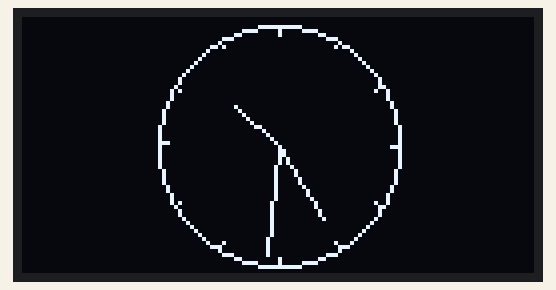
A program run on a simulated ESP32. Shown: 128×64 one-colour display. WiFi joins after 1.5 s; servers stay silent unless stated; the local clock reads 2024-03-15 10:24:30 at power-on unless the program sets it.

Above: at 1.7 s.
At 5.8 s:
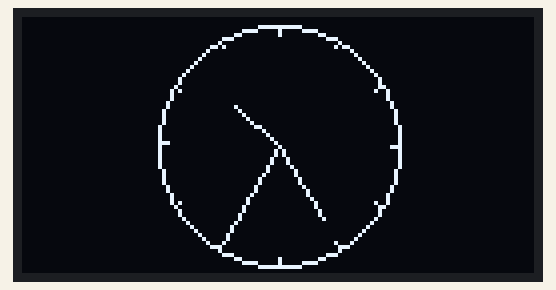
At 10.9 s:
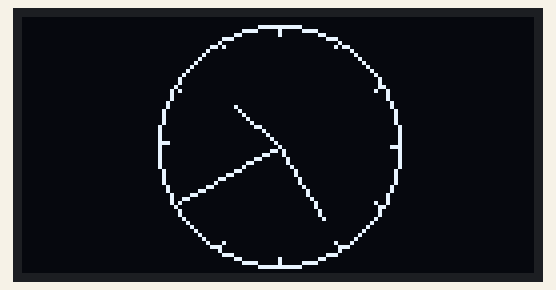
At 20.1 s:
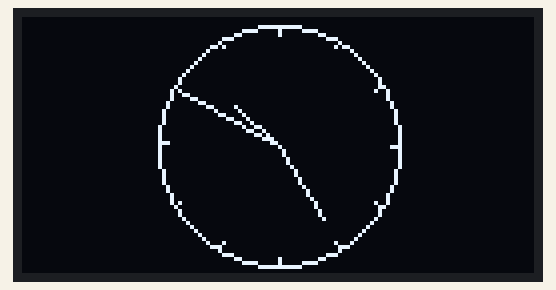
At 29.4 s:
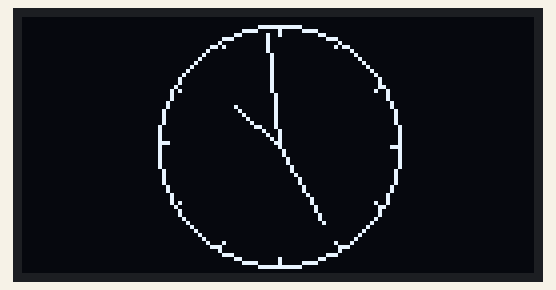
At 38.6 s:
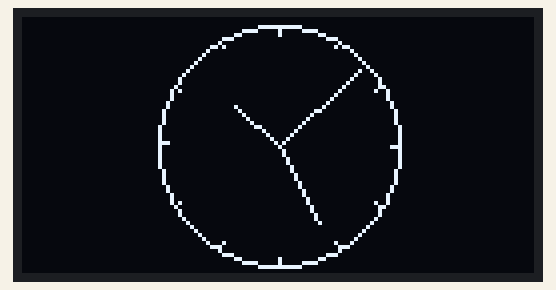

The program:

main.cpp
```cpp
#include <Arduino.h>
#include <WiFi.h>
#include <WiFiUdp.h>
#include <WebServer.h>
#include "time.h"
#include <Wire.h>
#include <Adafruit_GFX.h>
#include <Adafruit_SSD1306.h>

// The OLED part
#define SCREEN_WIDTH 128
#define SCREEN_HEIGHT 64
#define OLED_RESET   -1
Adafruit_SSD1306 display(SCREEN_WIDTH, SCREEN_HEIGHT, &Wire, OLED_RESET);

// wifi ssid and password
const char* ssid = "Wokwi-GUEST";
const char* password = "";

// The NTP Client settings
const char* ntpServer = "pool.ntp.org";
const long gmtOffset_sec = 3600;
const int daylightOffset_sec = 0;

// The NTP Server settings
WiFiUDP udp;
const int NTP_PORT = 123;
const int NTP_PACKET_SIZE = 48;
byte ntpPacket[NTP_PACKET_SIZE];

// WEB SERVER
WebServer server(80);

// STATUS FLAGS
bool wifiOK = false;
bool ntpOK = false;

// OLED STATUS
void showStatus(const char* l1, const char* l2 = "", const char* l3 = "") {
  display.clearDisplay();
  display.setTextSize(1);
  display.setCursor(0, 0);
  display.println(l1);
  display.println(l2);
  display.println(l3);
  display.display();
}

// This is the main point of project, ANALOG CLOCK
void drawAnalogClock(int hour, int minute, int second) {
  display.clearDisplay();
  int cx = 64, cy = 32, r = 30;
  display.drawCircle(cx, cy, r, SSD1306_WHITE);

  for (int i = 0; i < 12; i++) {
    float a = (i * 30 - 90) * PI / 180.0;
    display.drawLine(
      cx + cos(a) * (r - 2), cy + sin(a) * (r - 2),
      cx + cos(a) * r,       cy + sin(a) * r,
      SSD1306_WHITE
    );
  }

  auto hand = [&](float deg, int len) {
    float r = (deg - 90) * PI / 180.0;
    display.drawLine(cx, cy, cx + cos(r) * len, cy + sin(r) * len, SSD1306_WHITE);
  };

  hand((hour % 12) * 30 + minute * 0.5, 14);
  hand(minute * 6 + second * 0.1, 22);
  hand(second * 6, 28);

  display.display();
}

//  NTP SERVER HANDLER
void handleNtpServer() {
  int packetSize = udp.parsePacket();
  if (!packetSize) return;

  udp.read(ntpPacket, NTP_PACKET_SIZE);
  memset(ntpPacket, 0, NTP_PACKET_SIZE);
  ntpPacket[0] = 0b00100100; // Server mode

  time_t now;
  time(&now);
  uint32_t ntpTime = now + 2208988800UL;

  ntpPacket[40] = (ntpTime >> 24) & 0xFF;
  ntpPacket[41] = (ntpTime >> 16) & 0xFF;
  ntpPacket[42] = (ntpTime >> 8) & 0xFF;
  ntpPacket[43] = ntpTime & 0xFF;

  udp.beginPacket(udp.remoteIP(), udp.remotePort());
  udp.write(ntpPacket, NTP_PACKET_SIZE);
  udp.endPacket();
}

// The  WEB PAGE part
void handleRoot() {
  struct tm t;
  getLocalTime(&t);

  char timeStr[32];
  strftime(timeStr, sizeof(timeStr), "%H:%M:%S", &t);

  String page =
    "<html><head><title>ESP32 WiFi Clock</title></head><body>"
    "<h2>ESP32 WiFi Analog Clock</h2>"
    "<p><b>WiFi:</b> Connected</p>"
    "<p><b>IP:</b> " + WiFi.localIP().toString() + "</p>"
    "<p><b>Current Time:</b> " + String(timeStr) + "</p>"
    "<p><b>NTP Client:</b> OK</p>"
    "<p><b>NTP Server:</b> Running (Port 123)</p>"
    "</body></html>";

  server.send(200, "text/html", page);
}

// SETUP
void setup() {
  Serial.begin(115200);
  Wire.begin(21, 22);

  display.begin(SSD1306_SWITCHCAPVCC, 0x3C);
  display.setTextColor(SSD1306_WHITE);

  showStatus("WiFi:", "CONNECTING...");
  WiFi.begin(ssid, password);
  while (WiFi.status() != WL_CONNECTED) delay(500);
  wifiOK = true;

  showStatus("WiFi OK", WiFi.localIP().toString().c_str());

  configTime(gmtOffset_sec, daylightOffset_sec, ntpServer);
  struct tm t;
  if (getLocalTime(&t)) ntpOK = true;

  udp.begin(NTP_PORT);

  server.on("/", handleRoot);
  server.begin();

  showStatus("System Ready", "Web UI ON", "NTP Server ON");
}

// LOOP
void loop() {
  handleNtpServer();
  server.handleClient();

  struct tm t;
  if (getLocalTime(&t)) {
    drawAnalogClock(t.tm_hour, t.tm_min, t.tm_sec);
  }
  delay(1000);
}
```

Measured:
- what the display in image 0 shows lasts 1.1 s, from 1.6 s to 2.7 s
